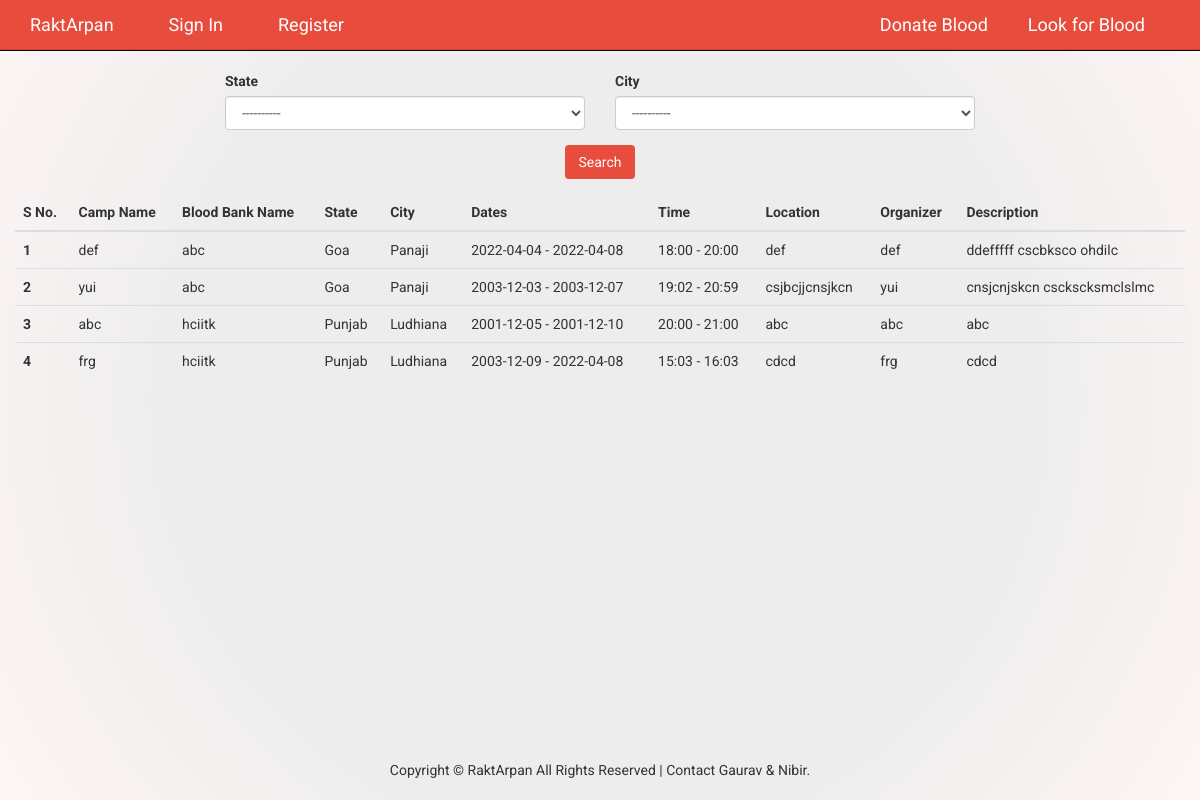
/user/donateBlood, run on an earlier commit of the app's database.
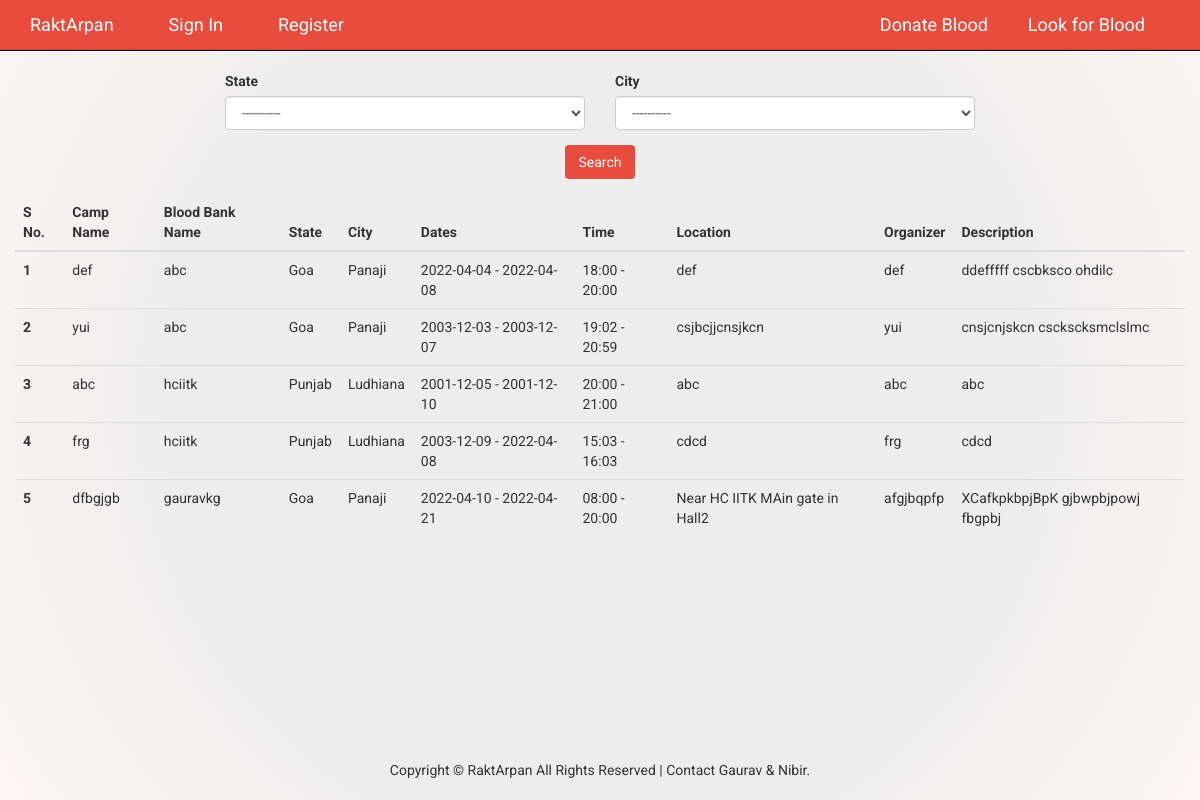
And on a later commit of the database.
### user/models.py (models this page shows, shortened)
class BloodCamp(models.Model):
    camp_id = models.AutoField(primary_key=True)
    user = models.ForeignKey(User, null=True, on_delete=models.CASCADE)
    name = models.CharField(max_length=100, default="N/A", null=True, blank=False)
    organizer = models.CharField(max_length=100, default="N/A", null=True, blank=False)
    start_date = models.CharField(max_length=30, default="N/A", null=True, blank=False)
    end_date = models.CharField(max_length=30, default="N/A", null=True, blank=False)
    start_time = models.CharField(max_length=30, default="N/A", null=True, blank=False)
    end_time = models.CharField(max_length=30, default="N/A", null=True, blank=False)
    location = models.CharField(max_length=100, default="N/A", null=True, blank=False)
    description = models.CharField(max_length=400, default="N/A", null=True, blank=False)

class User(models.Model):
    user_id = models.AutoField(primary_key=True)
    blood_bank_name = models.CharField(max_length=120, blank=False)
    username = models.CharField(max_length=40, unique=True, blank=False)
    email = models.EmailField(max_length=100, unique=True, blank=False)
    password = models.CharField(max_length=100, blank=False)
    contact = models.CharField(max_length=10, default="N/A", blank=False)
    address = models.CharField(max_length=400, default="N/A", blank=False)
    roles = models.CharField(max_length=20, default="N/A", blank=False) #blood_bank : for role based restriction
    state = models.ForeignKey(State, on_delete=models.CASCADE,null=True,  default = None)
    city = models.ForeignKey(City, on_delete=models.CASCADE, null=True, default = None)

class State(models.Model):
    state_id = models.AutoField(primary_key=True)
    name = models.CharField(max_length=30, blank=False)

class City(models.Model):
    city_id = models.AutoField(primary_key=True)
    name = models.CharField(max_length=30, blank=False)
    state = models.ForeignKey(State, null=True,on_delete=models.CASCADE)

### user/views.py (the view)
# urls.py: path("donateBlood",views.donateBlood, name="donateBlood"),
def donateBlood(request):
    data = {"items": [],
            "states": State.objects.all(),
            "start": 1}
    if request.method == "GET":
        state_ = request.GET.get("state")
        city_ = request.GET.get("city")
        logger.info(f"{state_} {city_}")
        state_object = -1
        city_object = -1
        for t in State.objects.all():
            if t.name == state_:
                state_object = t
                break
        for c in City.objects.all():
            if c.name == city_:
                city_object = c
                break
        logger.info(f"{state_object} {city_object}")
        count = 1
        for camp in BloodCamp.objects.all():
            if (state_object == -1 or camp.user.state == state_object) and (city_object == -1 or camp.user.city == city_object):
                data["items"].append({
                    's_no': count,
                    'camp_name': camp.name,
                    'blood_bank_name': camp.user.blood_bank_name,
                    'start_date': camp.start_date,
                    'end_date': camp.end_date,
                    'start_time': camp.start_time,
                    'end_time': camp.end_time,
                    'location': camp.location,
                    'description': camp.description,
                    'organizer': camp.organizer,
                    'state': camp.user.state.name,
                    'city': camp.user.city.name,
                })
                count += 1
        return render(request, "donateBlood.html",data)

### user/templates/donateBlood.html (shortened to what this page needs)
<!DOCTYPE html>
<html>
    <head>
		{% load static %}
		<link href="{% static 'css/bootstrap.min.css' %}" rel="stylesheet">
		<link href="{% static 'css/index.css' %}" rel="stylesheet">
	</head>
	<body>
        <div class="navbar navbar-inverse navbar-fixed-top">
            <div class="container">
                <div class="navbar-header">
                    <a class="navbar-brand" href="/user/">RaktArpan</a>
                    <a class="navbar-brand" href="/user/loginpage" style="margin-left: 25px;">Sign In</a>
                    <a class="navbar-brand" href="/user/signup" style="margin-left: 25px;">Register</a>
                </div>
                <div class="collapse navbar-collapse" id="myNavbar">
                    <ul class="nav navbar-nav navbar-right">
                        <a class="navbar-brand" href="/user/donateBlood" style="margin-right: 25px;">Donate Blood</a>
                        <a class="navbar-brand" href="/user/searchBlood" style="margin-right: 25px;">Look for Blood</a>
                    </ul>
                </div>
            </div>
        </div>
       <div class="container container-fluid">
            <div class="row">
                <form method="get" action="donateBlood">
                    <div class="form-row">
                        <div class="form-group col-md-offset-2 col-md-4">
                            <label for="state">State</label>
                            <select id="select_state" class="form-control" name="state">
                                <option value=''>----------</option>
                            </select>
                        </div>
                        <div class="form-group col-md-4">
                            <label for="city">City</label>
                            <select name ="city" id="select_city" class="form-control">
                                <option value=''>----------</option>
                            </select>
                        </div>
                        <div class="col-md-offset-4 col-md-4 form-group" align="center">
                            <button type="submit" class="btn">Search</button>
                        </div>
                    </div>
                </form>
            </div>
                    <div class="row">
                        <div class="col-12 col-xl-8 mb-4 mb-lg-0">
                            <div class="card">
                                <div class="card-body">
                                    <div class="table-responsive">
                                        <table class="table">
                                            <thead>
                                                <tr>
                                                    <th scope="col">S No.</th>
                                                    <th scope="col">Camp Name</th>
                                                    <th scope="col">Blood Bank Name</th>
                                                    <th scope="col">State</th>
                                                    <th scope="col">City</th>
                                                    <th scope="col">Dates</th>
                                                    <th scope="col">Time</th>
                                                    <th scope="col">Location</th>
                                                    <th scope="col">Organizer</th>
                                                    <th scope="col">Description</th>
                                                </tr>
                                            </thead>
                                            <tbody>
                                                {% for item in items %}
                                                <tr>
                                                    <th>{{ item.s_no }}</th>
                                                    <td>{{ item.camp_name }}</td>
                                                    <td>{{ item.blood_bank_name }}</td>
                                                    <td>{{ item.state }}</td>
                                                    <td>{{ item.city }}</td>
                                                    <td>{{ item.start_date }} - {{ item.end_date }}</td>
                                                    <td>{{ item.start_time }} - {{ item.end_time }}</td>
                                                    <td>{{ item.location }}</td>
                                                    <td>{{ item.organizer }}</td>
                                                    <td>{{ item.description }}</td>
                                                </tr>
                                                {% endfor %}
                                            </tbody>
                                        </table>
                                    </div>
                            </div>
                        </div>
                    </div>
            <div class="push"></div>
        </div>
		<footer class = "navbar-fixed-bottom">
            <div class="container">
                <center>
                    <p>
                        Copyright &copy; RaktArpan All Rights Reserved | Contact Gaurav & Nibir.
                    </p>
                </center>
            </div>
        </footer>
	</body>
</html>

### user/static/css/index.css (style rules this page uses)
html, body { width: 100%; height: 100%; margin: 0; font-family: 'Roboto', sans-serif; }
a { text-decoration: none; background-color: transparent; color: #444040; }
footer { background-color: none; color: #333; padding: 10px 0; height: 50px; width: 100%; }
footer, .push { height: 50px; }

### user/templates/donateBlood.html (style rules this page uses)
body { background: rgb(237,237,237); background: radial-gradient(circle, rgba(237,237,237,1) 59%, rgba(255,245,245,1) 100%); }
.navbar { box-shadow: inset 0 -1px 0 rgba(0, 0, 0, .1); }
@media (min-width: 767.98px) { .navbar { top: 0; position: sticky; z-index: 999; } }
.btn { background-color: #E74C3C; color: #fff; }
.navbar-inverse { background-color: #E74C3C; }
.navbar-inverse .navbar-brand { color: #fff; }

What changed in the data, as far as the page shows it:
added BloodCamp: camp_name "dfbgjgb", start_date "2022-04-10", end_date "2022-04-21", start_time "08:00", end_time "20:00", location "Near HC IITK MAin gate in Hall2", organizer "afgjbqpfp", description "XCafkpkbpjBpK gjbwpbjpowj fbgpbj"
added User: blood_bank_name "gauravkg"
Also different on the page:
new list line: "5 - -"
new list line: "Goa"
new list line: "Panaji"
